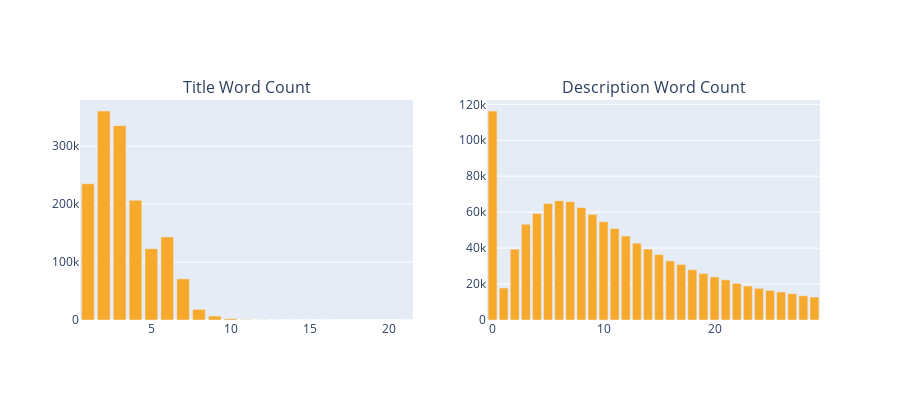

The cell this chart's notebook holds for it:
### Markdown cell above
> - More number of items are published on Weekends (about 460K in total), while Fridays appear to have lowest number of items
> - In the given dataset, maximun number of items were observed on 19th and 20th of the month, while lowest on 17th and 18th. The exact dates from the database are March 19th and 20th of 2017, and lowest - March 17th and March 18th

<a id="5-11"></a>
### 5.11 Length of Item Title and Description

### Code cell
trace1 = _generate_bar_plot_ver(train_df, cols[9], "Title Length", '#f7a92c', 700, 400, 200, limit=30, need_trace = True)
trace2 = _generate_bar_plot_ver(train_df, cols[10], "Description Length", '#f7a92c', 700, 400, 200, limit=30, need_trace = True)

fig = tools.make_subplots(rows=1, cols=2, print_grid=False, subplot_titles = ['Title Word Count','Description Word Count'])
fig.append_trace(trace1, 1, 1);
fig.append_trace(trace2, 1, 2);

fig['layout'].update(height=400, title='', showlegend=False);
iplot(fig);

### Figure 1 — Plotly figure (JSON) as saved in the notebook; plotly's stock layout.template omitted (floating-point values rounded to 4 significant figures)
{"data": [{"marker": {"color": "#f7a92c"}, "type": "bar", "x": [2, 3, 1, 4, 6, 5, 7, 8, 9, 10, 11, 12, 13, 14, 16, 15, 21], "xaxis": "x", "y": [360736, 335489, 235219, 206671, 143321, 122982, 70964, 18283, 6752, 2283, 517, 170, 27, 7, 1, 1, 1], "yaxis": "y"}, {"marker": {"color": "#f7a92c"}, "type": "bar", "x": [0, 6, 7, 5, 8, 4, 9, 10, 3, 11, 12, 13, 14, 2, 15, 16, 17, 18, 19, 20, 21, 22, 23, 1, 24, 25, 26, 27, 28, 29], "xaxis": "x2", "y": [116276, 66341, 65831, 64832, 62604, 59228, 58696, 54663, 53251, 50954, 46716, 42740, 39456, 39401, 36397, 32911, 30899, 27969, 25846, 23932, 22369, 20381, 18899, 17810, 17592, 16461, 15607, 14655, 13501, 12755], "yaxis": "y2"}], "layout": {"annotations": [{"font": {"size": 16}, "showarrow": false, "text": "Title Word Count", "x": 0.225, "xanchor": "center", "xref": "paper", "y": 1.0, "yanchor": "bottom", "yref": "paper"}, {"font": {"size": 16}, "showarrow": false, "text": "Description Word Count", "x": 0.775, "xanchor": "center", "xref": "paper", "y": 1.0, "yanchor": "bottom", "yref": "paper"}], "height": 400, "showlegend": false, "title": {"text": ""}, "xaxis": {"anchor": "y", "domain": [0.0, 0.45]}, "xaxis2": {"anchor": "y2", "domain": [0.55, 1.0]}, "yaxis": {"anchor": "x", "domain": [0.0, 1.0]}, "yaxis2": {"anchor": "x2", "domain": [0.0, 1.0]}}}
